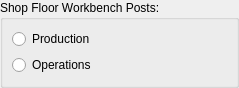
<?xml version="1.0" encoding="UTF-8"?>
<ui version="4.0">
 <comment>This file is part of the xtmfg Package for xTuple ERP,
and is Copyright (c) 1999-2014 by OpenMFG LLC, d/b/a xTuple.  It
is licensed to you under the xTuple End-User License Agreement (&quot;the
EULA&quot;), the full text of which is available at www.xtuple.com/EULA.
While the EULA gives you access to source code and encourages your
involvement in the development process, this Package is not free
software.  By using this software, you agree to be bound by the
terms of the EULA.</comment>
 <class>configureWOAddend</class>
 <widget class="QWidget" name="configureWOAddend">
  <property name="geometry">
   <rect>
    <x>0</x>
    <y>0</y>
    <width>239</width>
    <height>88</height>
   </rect>
  </property>
  <property name="windowTitle">
   <string>Form</string>
  </property>
  <layout class="QVBoxLayout" name="verticalLayout">
   <property name="margin">
    <number>0</number>
   </property>
   <item>
    <widget class="QGroupBox" name="_wotcPostStyle">
     <property name="title">
      <string>Shop Floor Workbench Posts:</string>
     </property>
     <layout class="QVBoxLayout">
      <property name="spacing">
       <number>6</number>
      </property>
      <property name="margin">
       <number>9</number>
      </property>
      <item>
       <widget class="QRadioButton" name="_production">
        <property name="text">
         <string>Production</string>
        </property>
       </widget>
      </item>
      <item>
       <widget class="QRadioButton" name="_operations">
        <property name="text">
         <string>Operations</string>
        </property>
       </widget>
      </item>
     </layout>
    </widget>
   </item>
  </layout>
 </widget>
 <resources/>
 <connections/>
</ui>
